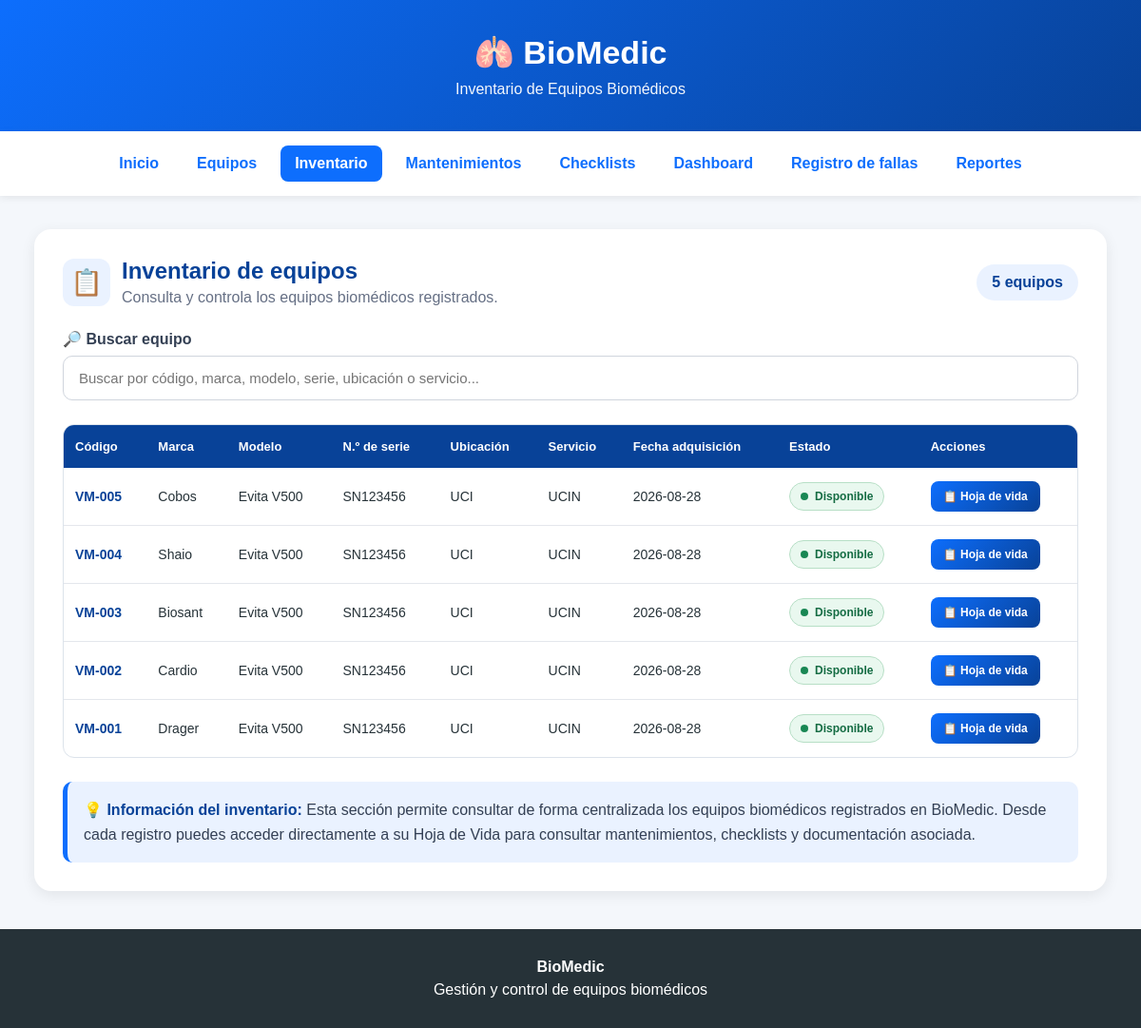
Before: /inventario with the older database file.
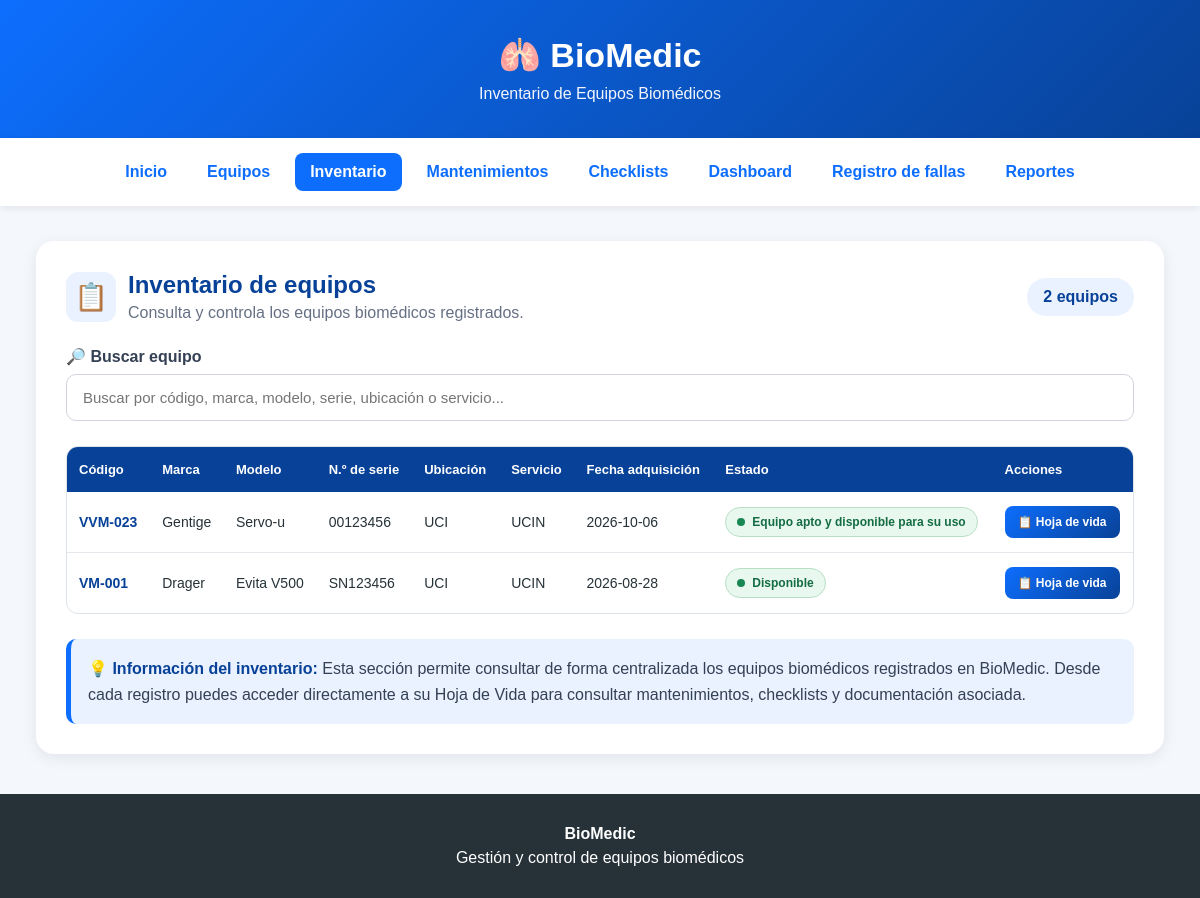
After: the same page with the newer database file.
### tables this page shows
CREATE TABLE equipos (
            id INTEGER PRIMARY KEY AUTOINCREMENT,
            codigo TEXT NOT NULL,
            marca TEXT NOT NULL,
            modelo TEXT NOT NULL,
            serie TEXT NOT NULL,
            ubicacion TEXT NOT NULL,
            servicio TEXT NOT NULL,
            estado TEXT NOT NULL,
            fecha TEXT,
            observaciones TEXT
        );

### app.py (the view)
@app.route("/inventario")
def inventario():
    conexion = conectar_bd()
    equipos = conexion.execute("""
        SELECT *
        FROM equipos
        ORDER BY id DESC
    """).fetchall()
    conexion.close()
    return render_template(
        "inventario.html",
        equipos=equipos
    )

### app.py (called while the page is built)
@app.after_request
def forzar_utf8(response):
    if response.content_type.startswith("text/html"):
        response.headers["Content-Type"] = "text/html; charset=utf-8"
    return response

def conectar_bd():
    conexion = sqlite3.connect(DATABASE)
    conexion.row_factory = sqlite3.Row
    return conexion

### templates/inventario.html (shortened to what this page needs)
<!DOCTYPE html>
<html lang="es">
<head>
</head>
<body>
<header>
    <h1>&#x1FAC1; BioMedic</h1>
    <p>Inventario de Equipos Biomédicos</p>
</header>
<nav>
    <a href="/">Inicio</a>
    <a href="/equipos">Equipos</a>
    <a href="/inventario" class="activo">Inventario</a>
    <a href="/mantenimientos">Mantenimientos</a>
    <a href="/checklist">Checklists</a>
    <a href="/dashboard">Dashboard</a>
    <a href="/fallas">Registro de fallas</a>
    <a href="/reportes">Reportes</a>
</nav>
<main class="contenedor">
<section class="tarjeta">
    <div class="encabezado">
        <div class="titulo">
            <div class="icono">
                &#x1F4CB;
            </div>
            <div>
                <h2>Inventario de equipos</h2>
                <p>
                    Consulta y controla los equipos biomédicos registrados.
                </p>
            </div>
        </div>
        <div class="contador">
            {{ equipos|length }}
            {% if equipos|length == 1 %}
                equipo
            {% else %}
                equipos
            {% endif %}
        </div>
    </div>
    <div class="buscador">
        <label for="buscar">
            🔎 Buscar equipo
        </label>
        <input
            type="text"
            id="buscar"
            placeholder="Buscar por código, marca, modelo, serie, ubicación o servicio..."
            onkeyup="filtrarEquipos()"
        >
    </div>
    {% if equipos %}
    <div class="tabla-contenedor">
        <table id="tablaInventario">
            <thead>
                <tr>
                    <th>Código</th>
                    <th>Marca</th>
                    <th>Modelo</th>
                    <th>N.º de serie</th>
                    <th>Ubicación</th>
                    <th>Servicio</th>
                    <th>Fecha adquisición</th>
                    <th>Estado</th>
                    <th>Acciones</th>
                </tr>
            </thead>
            <tbody>
                {% for equipo in equipos %}
                <tr>
                    <td class="codigo">
                        {{ equipo.codigo }}
                    </td>
                    <td>
                        {{ equipo.marca }}
                    </td>
                    <td>
                        {{ equipo.modelo }}
                    </td>
                    <td>
                        {{ equipo.serie }}
                    </td>
                    <td>
                        {{ equipo.ubicacion }}
                    </td>
                    <td>
                        {{ equipo.servicio }}
                    </td>
                    <td>
                        {% if equipo.fecha %}
                            {{ equipo.fecha }}
                        {% else %}
                            No registrada
                        {% endif %}
                    </td>
                    <td>
                        <span class="estado">
                            <span class="estado-punto"></span>
                            {{ equipo.estado }}
                        </span>
                    </td>
                    <td>
                        <a
                            href="{{ url_for('hoja_vida', id=equipo.id) }}"
                            class="btn-hoja"
                        >
                            📋 Hoja de vida
                        </a>
                    </td>
                </tr>
                {% endfor %}
            </tbody>
        </table>
    </div>
    <div class="nota">
        <strong>💡 Información del inventario:</strong>
        Esta sección permite consultar de forma centralizada
        los equipos biomédicos registrados en BioMedic.
        Desde cada registro puedes acceder directamente a su
        Hoja de Vida para consultar mantenimientos, checklists
        y documentación asociada.
    </div>
    {% endif %}
</section>
</main>
<footer>
<p><strong>BioMedic</strong></p>
<p>Gestión y control de equipos biomédicos</p>
</footer>
</body>
</html>

### templates/inventario.html (style rules this page uses)
* { box-sizing: border-box; }
body { margin: 0; font-family: Arial, Helvetica, sans-serif; background: #f4f7fb; color: #263238; }
header { background: linear-gradient(135deg, #0d6efd, #084298); color: white; text-align: center; padding: 35px 20px; }
header h1 { margin: 0; font-size: 34px; }
header p { margin: 10px 0 0; font-size: 16px; opacity: 0.95; }
nav { background: white; padding: 15px; display: flex; justify-content: center; flex-wrap: wrap; gap: 10px; box-shadow: 0 2px 8px rgba(0,0,0,0.08); }
nav a { text-decoration: none; color: #0d6efd; font-weight: bold; padding: 10px 15px; border-radius: 8px; transition: 0.2s; }
nav a.activo { background: #0d6efd; color: white; }
.contenedor { width: 94%; max-width: 1350px; margin: 35px auto; }
.tarjeta { background: white; padding: 30px; border-radius: 18px; box-shadow: 0 4px 15px rgba(0,0,0,0.08); margin-bottom: 30px; }
.encabezado { display: flex; justify-content: space-between; align-items: center; gap: 20px; margin-bottom: 25px; }
.titulo { display: flex; align-items: center; gap: 12px; }
.titulo .icono { width: 50px; height: 50px; border-radius: 12px; background: #eaf2ff; display: flex; align-items: center; justify-content: center; font-size: 27px; }
.titulo h2 { margin: 0; color: #084298; }
.titulo p { margin: 5px 0 0; color: #667085; }
.contador { background: #eaf2ff; color: #084298; padding: 10px 16px; border-radius: 20px; font-weight: bold; white-space: nowrap; }
.buscador { margin-bottom: 25px; }
.buscador label { display: block; font-weight: bold; margin-bottom: 8px; color: #344054; }
.buscador input { width: 100%; padding: 14px 16px; border: 1px solid #d0d5dd; border-radius: 10px; font-size: 15px; }
.tabla-contenedor { overflow-x: auto; border: 1px solid #dce3eb; border-radius: 12px; }
table { width: 100%; border-collapse: collapse; min-width: 1000px; }
thead { background: #084298; color: white; }
th { padding: 15px 12px; text-align: left; font-size: 13px; white-space: nowrap; }
td { padding: 14px 12px; border-bottom: 1px solid #e4e7ec; font-size: 14px; }
tbody tr:last-child td { border-bottom: none; }
.codigo { font-weight: bold; color: #084298; }
.estado { display: inline-flex; align-items: center; gap: 7px; padding: 7px 11px; border-radius: 20px; background: #e9f8ef; color: #146c43; border: 1px solid #b7dfc6; font-size: 12px; font-weight: bold; }
.estado-punto { width: 8px; height: 8px; border-radius: 50%; background: #198754; }
.btn-hoja { display: inline-block; text-decoration: none; background: linear-gradient(135deg, #0d6efd, #084298); color: white; padding: 9px 13px; border-radius: 8px; font-size: 12px; font-weight: bold; transition: 0.2s; white-space: nowrap; }
.nota { margin-top: 25px; background: #eaf2ff; border-left: 5px solid #0d6efd; padding: 17px; border-radius: 10px; color: #344054; line-height: 1.6; }
.nota strong { color: #084298; }
footer { background: #263238; color: white; text-align: center; padding: 25px; margin-top: 40px; }
footer p { margin: 6px; }

Changed rows visible on the page:
removed equipos: codigo "VM-005", marca "Cobos", modelo "Evita V500", serie "SN123456", ubicacion "UCI", servicio "UCIN", fecha "2026-08-28", estado "Disponible"
removed equipos: codigo "VM-004", marca "Shaio", modelo "Evita V500", serie "SN123456", ubicacion "UCI", servicio "UCIN", fecha "2026-08-28", estado "Disponible"
removed equipos: codigo "VM-003", marca "Biosant", modelo "Evita V500", serie "SN123456", ubicacion "UCI", servicio "UCIN", fecha "2026-08-28", estado "Disponible"
removed equipos: codigo "VM-002", marca "Cardio", modelo "Evita V500", serie "SN123456", ubicacion "UCI", servicio "UCIN", fecha "2026-08-28", estado "Disponible"
added equipos: codigo "VVM-023", marca "Gentige", modelo "Servo-u", serie "00123456", ubicacion "UCI", servicio "UCIN", fecha "2026-10-06", estado "Equipo apto y disponible para su uso"
Other visible differences:
{{ equipos|length }}: "5" → "2"
